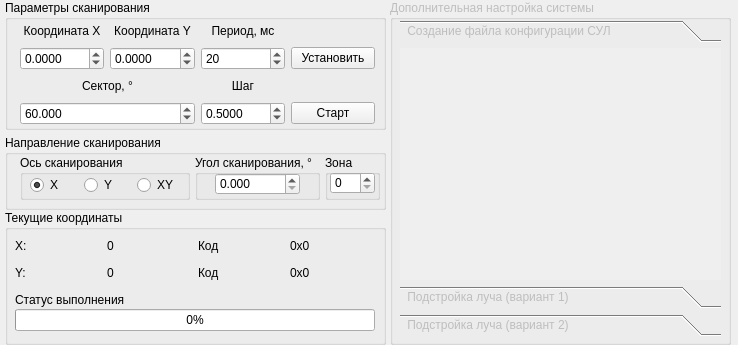
      <widget class="QWidget" name="page">
       <property name="geometry">
        <rect>
         <x>0</x>
         <y>0</y>
         <width>738</width>
         <height>345</height>
        </rect>
       </property>
       <attribute name="label">
        <string> Управление лучом</string>
       </attribute>
       <widget class="QGroupBox" name="groupBox_2">
        <property name="geometry">
         <rect>
          <x>5</x>
          <y>135</y>
          <width>381</width>
          <height>75</height>
         </rect>
        </property>
        <property name="title">
         <string>Направление сканирования</string>
        </property>
        <widget class="QGroupBox" name="groupBox_5">
         <property name="geometry">
          <rect>
           <x>15</x>
           <y>20</y>
           <width>170</width>
           <height>45</height>
          </rect>
         </property>
         <property name="title">
          <string>Ось сканирования</string>
         </property>
         <widget class="QWidget" name="horizontalLayoutWidget_2">
          <property name="geometry">
           <rect>
            <x>10</x>
            <y>20</y>
            <width>155</width>
            <height>20</height>
           </rect>
          </property>
          <layout class="QHBoxLayout" name="horizontalLayout_2">
           <item>
            <widget class="QRadioButton" name="rbtAxisX">
             <property name="text">
              <string>X</string>
             </property>
             <property name="checked">
              <bool>true</bool>
             </property>
            </widget>
           </item>
           <item>
            <widget class="QRadioButton" name="rbtAxisY">
             <property name="text">
              <string>Y</string>
             </property>
            </widget>
           </item>
           <item>
            <widget class="QRadioButton" name="rbtAxisXY">
             <property name="text">
              <string>XY</string>
             </property>
            </widget>
           </item>
          </layout>
         </widget>
        </widget>
        <widget class="QGroupBox" name="groupBox_6">
         <property name="geometry">
          <rect>
           <x>190</x>
           <y>20</y>
           <width>125</width>
           <height>45</height>
          </rect>
         </property>
         <property name="title">
          <string>Угол сканирования, °</string>
         </property>
         <widget class="QWidget" name="horizontalLayoutWidget_3">
          <property name="geometry">
           <rect>
            <x>20</x>
            <y>18</y>
            <width>85</width>
            <height>22</height>
           </rect>
          </property>
          <layout class="QHBoxLayout" name="horizontalLayout_3">
           <item>
            <widget class="QDoubleSpinBox" name="scanAngle">
             <property name="decimals">
              <number>3</number>
             </property>
             <property name="minimum">
              <double>0.000000000000000</double>
             </property>
             <property name="maximum">
              <double>180.000000000000000</double>
             </property>
            </widget>
           </item>
          </layout>
         </widget>
        </widget>
        <widget class="QGroupBox" name="groupBox_18">
         <property name="geometry">
          <rect>
           <x>320</x>
           <y>20</y>
           <width>55</width>
           <height>45</height>
          </rect>
         </property>
         <property name="title">
          <string>Зона</string>
         </property>
         <widget class="QSpinBox" name="spbZone">
          <property name="enabled">
           <bool>true</bool>
          </property>
          <property name="geometry">
           <rect>
            <x>5</x>
            <y>17</y>
            <width>45</width>
            <height>22</height>
           </rect>
          </property>
          <property name="maximum">
           <number>7</number>
          </property>
         </widget>
        </widget>
       </widget>
       <widget class="QGroupBox" name="groupBox_3">
        <property name="geometry">
         <rect>
          <x>5</x>
          <y>0</y>
          <width>381</width>
          <height>130</height>
         </rect>
        </property>
        <property name="title">
         <string>Параметры сканирования</string>
        </property>
        <widget class="QWidget" name="gridLayoutWidget">
         <property name="geometry">
          <rect>
           <x>15</x>
           <y>20</y>
           <width>355</width>
           <height>105</height>
          </rect>
         </property>
         <layout class="QGridLayout" name="gridLayout">
          <item row="1" column="1">
           <widget class="QDoubleSpinBox" name="value_x0">
            <property name="decimals">
             <number>4</number>
            </property>
            <property name="minimum">
             <double>-90.000000000000000</double>
            </property>
            <property name="maximum">
             <double>90.000000000000000</double>
            </property>
           </widget>
          </item>
          <item row="0" column="1">
           <widget class="QLabel" name="label">
            <property name="text">
             <string>Координата X</string>
            </property>
            <property name="alignment">
             <set>Qt::AlignCenter</set>
            </property>
           </widget>
          </item>
          <item row="1" column="2">
           <widget class="QDoubleSpinBox" name="value_y0">
            <property name="decimals">
             <number>4</number>
            </property>
            <property name="minimum">
             <double>-90.000000000000000</double>
            </property>
            <property name="maximum">
             <double>90.000000000000000</double>
            </property>
           </widget>
          </item>
          <item row="0" column="2">
           <widget class="QLabel" name="label_2">
            <property name="text">
             <string>Координата Y</string>
            </property>
            <property name="alignment">
             <set>Qt::AlignCenter</set>
            </property>
           </widget>
          </item>
          <item row="1" column="3">
           <widget class="QSpinBox" name="period">
            <property name="maximum">
             <number>5000</number>
            </property>
            <property name="singleStep">
             <number>10</number>
            </property>
            <property name="value">
             <number>20</number>
            </property>
           </widget>
          </item>
          <item row="0" column="3">
           <widget class="QLabel" name="label_3">
            <property name="text">
             <string>Период, мс</string>
            </property>
            <property name="alignment">
             <set>Qt::AlignCenter</set>
            </property>
           </widget>
          </item>
          <item row="3" column="1" colspan="2">
           <widget class="QDoubleSpinBox" name="scanSectorMax">
            <property name="decimals">
             <number>3</number>
            </property>
            <property name="maximum">
             <double>90.000000000000000</double>
            </property>
            <property name="value">
             <double>60.000000000000000</double>
            </property>
           </widget>
          </item>
          <item row="2" column="1" colspan="2">
           <widget class="QLabel" name="label_5">
            <property name="text">
             <string>Сектор, °</string>
            </property>
            <property name="alignment">
             <set>Qt::AlignCenter</set>
            </property>
           </widget>
          </item>
          <item row="3" column="3">
           <widget class="QDoubleSpinBox" name="step_dr">
            <property name="decimals">
             <number>4</number>
            </property>
            <property name="minimum">
             <double>-10.000000000000000</double>
            </property>
            <property name="maximum">
             <double>10.000000000000000</double>
            </property>
            <property name="singleStep">
             <double>0.500000000000000</double>
            </property>
            <property name="value">
             <double>0.500000000000000</double>
            </property>
           </widget>
          </item>
          <item row="2" column="3">
           <widget class="QLabel" name="label_6">
            <property name="text">
             <string>Шаг</string>
            </property>
            <property name="alignment">
             <set>Qt::AlignCenter</set>
            </property>
           </widget>
          </item>
          <item row="3" column="4">
           <widget class="QPushButton" name="btnStart">
            <property name="text">
             <string>Старт</string>
            </property>
           </widget>
          </item>
          <item row="1" column="4">
           <widget class="QPushButton" name="btnSetBeam">
            <property name="text">
             <string>Установить</string>
            </property>
           </widget>
          </item>
         </layout>
        </widget>
       </widget>
       <widget class="QGroupBox" name="groupBox_4">
        <property name="geometry">
         <rect>
          <x>5</x>
          <y>210</y>
          <width>381</width>
          <height>135</height>
         </rect>
        </property>
        <property name="title">
         <string>Текущие координаты</string>
        </property>
        <widget class="QWidget" name="horizontalLayoutWidget_4">
         <property name="geometry">
          <rect>
           <x>10</x>
           <y>26</y>
           <width>360</width>
           <height>20</height>
          </rect>
         </property>
         <layout class="QHBoxLayout" name="horizontalLayout">
          <item>
           <widget class="QLabel" name="label_7">
            <property name="text">
             <string>X:</string>
            </property>
           </widget>
          </item>
          <item>
           <widget class="QLabel" name="currentX">
            <property name="text">
             <string>0</string>
            </property>
            <property name="alignment">
             <set>Qt::AlignLeading|Qt::AlignLeft|Qt::AlignVCenter</set>
            </property>
           </widget>
          </item>
          <item>
           <widget class="QLabel" name="label_9">
            <property name="text">
             <string>Код</string>
            </property>
           </widget>
          </item>
          <item>
           <widget class="QLabel" name="currentXcode">
            <property name="text">
             <string>0x0</string>
            </property>
            <property name="alignment">
             <set>Qt::AlignLeading|Qt::AlignLeft|Qt::AlignVCenter</set>
            </property>
           </widget>
          </item>
         </layout>
        </widget>
        <widget class="QWidget" name="horizontalLayoutWidget_5">
         <property name="geometry">
          <rect>
           <x>10</x>
           <y>53</y>
           <width>360</width>
           <height>20</height>
          </rect>
         </property>
         <layout class="QHBoxLayout" name="horizontalLayout_4">
          <item>
           <widget class="QLabel" name="label_11">
            <property name="text">
             <string>Y:</string>
            </property>
           </widget>
          </item>
          <item>
           <widget class="QLabel" name="currentY">
            <property name="text">
             <string>0</string>
            </property>
            <property name="alignment">
             <set>Qt::AlignLeading|Qt::AlignLeft|Qt::AlignVCenter</set>
            </property>
           </widget>
          </item>
          <item>
           <widget class="QLabel" name="label_13">
            <property name="text">
             <string>Код</string>
            </property>
           </widget>
          </item>
          <item>
           <widget class="QLabel" name="currentYcode">
            <property name="text">
             <string>0x0</string>
            </property>
            <property name="alignment">
             <set>Qt::AlignLeading|Qt::AlignLeft|Qt::AlignVCenter</set>
            </property>
           </widget>
          </item>
         </layout>
        </widget>
        <widget class="QWidget" name="verticalLayoutWidget_11">
         <property name="geometry">
          <rect>
           <x>10</x>
           <y>83</y>
           <width>360</width>
           <height>38</height>
          </rect>
         </property>
         <layout class="QVBoxLayout" name="verticalLayout_11">
          <property name="spacing">
           <number>2</number>
          </property>
          <item>
           <widget class="QLabel" name="label_19">
            <property name="text">
             <string>Статус выполнения</string>
            </property>
           </widget>
          </item>
          <item>
           <widget class="QProgressBar" name="progressBar">
            <property name="value">
             <number>0</number>
            </property>
           </widget>
          </item>
         </layout>
        </widget>
       </widget>
       <widget class="QGroupBox" name="groupBox_9">
        <property name="enabled">
         <bool>false</bool>
        </property>
        <property name="geometry">
         <rect>
          <x>390</x>
          <y>0</y>
          <width>341</width>
          <height>345</height>
         </rect>
        </property>
        <property name="title">
         <string>Дополнительная настройка системы</string>
        </property>
        <widget class="QToolBox" name="toolBox_2">
         <property name="enabled">
          <bool>false</bool>
         </property>
         <property name="geometry">
          <rect>
           <x>10</x>
           <y>20</y>
           <width>321</width>
           <height>316</height>
          </rect>
         </property>
         <property name="currentIndex">
          <number>0</number>
         </property>
         <widget class="QWidget" name="page_15">
          <property name="geometry">
           <rect>
            <x>0</x>
            <y>0</y>
            <width>321</width>
            <height>235</height>
           </rect>
          </property>
          <attribute name="label">
           <string> Создание файла конфигурации СУЛ</string>
          </attribute>
         </widget>
         <widget class="QWidget" name="page_17">
          <property name="geometry">
           <rect>
            <x>0</x>
            <y>0</y>
            <width>321</width>
            <height>235</height>
           </rect>
          </property>
          <attribute name="label">
           <string> Подстройка луча (вариант 1)</string>
          </attribute>
         </widget>
         <widget class="QWidget" name="page_16">
          <property name="geometry">
           <rect>
            <x>0</x>
            <y>0</y>
            <width>321</width>
            <height>235</height>
           </rect>
          </property>
          <attribute name="label">
           <string> Подстройка луча (вариант 2)</string>
          </attribute>
          <widget class="QPushButton" name="btnNewConfig">
           <property name="geometry">
            <rect>
             <x>240</x>
             <y>200</y>
             <width>75</width>
             <height>23</height>
            </rect>
           </property>
           <property name="text">
            <string>Создать</string>
           </property>
          </widget>
         </widget>
        </widget>
       </widget>
      </widget>
